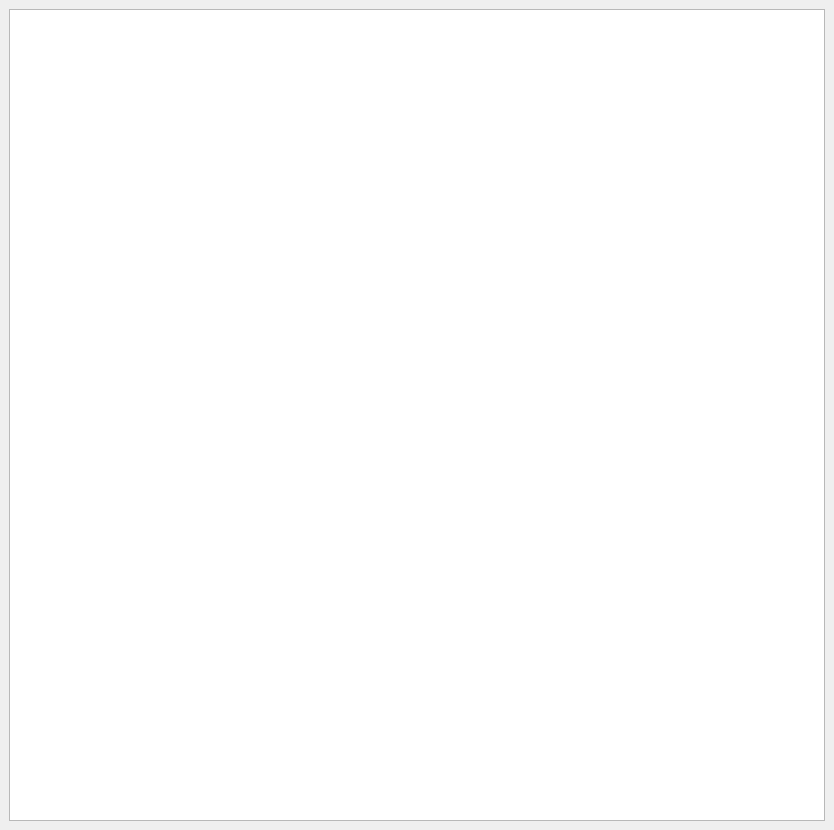
<?xml version="1.0" encoding="UTF-8"?>
<ui version="4.0">
 <class>MainWindow</class>
 <widget class="QMainWindow" name="MainWindow">
  <property name="geometry">
   <rect>
    <x>0</x>
    <y>0</y>
    <width>834</width>
    <height>830</height>
   </rect>
  </property>
  <property name="windowTitle">
   <string>MainWindow</string>
  </property>
  <widget class="QWidget" name="centralwidget">
   <layout class="QGridLayout" name="gridLayout">
    <item row="0" column="0">
     <widget class="QGraphicsView" name="graphicsView"/>
    </item>
   </layout>
  </widget>
 </widget>
 <resources/>
 <connections/>
</ui>
